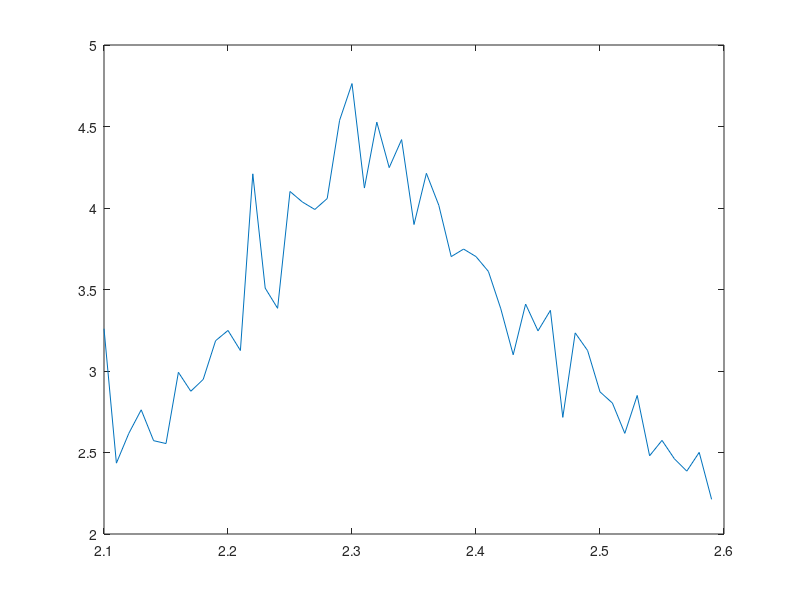

Write MATLAB code to recreate this figure.
e_var = [6.84466, 5.1373, 5.54862, 5.88274, 5.50529, 5.49318, 6.4626, 6.24057, 6.42744, 6.97714, 7.14722, 6.908, 9.34532, 7.82388, 7.5816, 9.22812, 9.12316, 9.0596, 9.25219, 10.3922, 10.956, 9.52285, 10.502, 9.89727, 10.3421, 9.16183, 9.94208, 9.5198, 8.81042, 8.95767, 8.88465, 8.70222, 8.18339, 7.5319, 8.32186, 7.95325, 8.29551, 6.70752, 8.01971, 7.78255, 7.18013, 7.03661, 6.59595, 7.21037, 6.2989, 6.56455, 6.30119, 6.13132, 6.45178, 5.73059, ];
m_var = [7.97682, 3.10507, 3.24645, 3.75237, 3.26221, 3.10847, 5.12752, 4.61321, 4.67759, 4.68755, 5.8362, 5.20915, 12.94, 8.01485, 5.75065, 14.1115, 14.6252, 14.7135, 16.6961, 19.46, 18.783, 17.0648, 20.7234, 21.7337, 20.9155, 18.1379, 26.9984, 18.9949, 23.0416, 20.533, 23.2979, 22.6238, 22.0087, 20.0472, 21.2529, 19.8476, 19.8113, 17.1607, 18.3667, 17.8723, 16.728, 15.6576, 14.1398, 14.8185, 14.4198, 14.7953, 13.0075, 12.5842, 13.9316, 12.1553, ];
mean_mag = [0.874581, 0.894958, 0.884647, 0.876312, 0.876521, 0.871436, 0.85334, 0.8479, 0.871969, 0.860525, 0.854001, 0.851568, 0.748328, 0.701238, 0.708526, 0.678486, 0.7178, 0.691122, 0.680801, 0.650616, 0.654872, 0.596561, 0.5537, 0.581712, 0.608228, 0.609241, 0.456711, 0.507117, 0.484673, 0.510962, 0.435751, 0.445376, 0.418708, 0.412316, 0.384497, 0.40045, 0.37242, 0.325298, 0.342856, 0.361205, 0.326692, 0.321671, 0.295955, 0.296301, 0.289851, 0.279005, 0.275824, 0.255754, 0.269832, 0.26063, ];
temperatures = [2.1, 2.11, 2.12, 2.13, 2.14, 2.15, 2.16, 2.17, 2.18, 2.19, 2.2, 2.21, 2.22, 2.23, 2.24, 2.25, 2.26, 2.27, 2.28, 2.29, 2.3, 2.31, 2.32, 2.33, 2.34, 2.35, 2.36, 2.37, 2.38, 2.39, 2.4, 2.41, 2.42, 2.43, 2.44, 2.45, 2.46, 2.47, 2.48, 2.49, 2.5, 2.51, 2.52, 2.53, 2.54, 2.55, 2.56, 2.57, 2.58, 2.59, ];
test = e_var./temperatures;
plot(temperatures,test)
